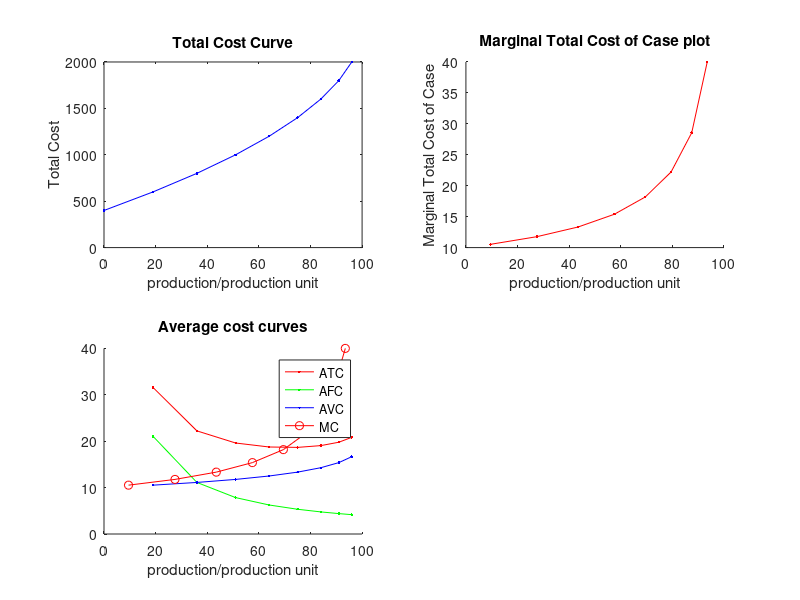

Write the MATLAB code that produced this figure.
% house keeping
clc;clear;close all;fclose('all');

% production vs. labor data
labor = [0 1 2 3 4 5 6 7 8];
prod = [0 19 36 51 64 75 84 91 96];

% fixed cost and labor price
laborPrice = 200;
FC = 400;

% production total cost
VC = labor*laborPrice;
TC = FC+VC;

% plot cost curve, production units on x axis
subplot(2,2,1);
plot(prod,TC,'Marker','.','Color','b');
title('Total Cost Curve');
xlabel('production/production unit');
ylabel('Total Cost');

% compute marginal cost of case curve
subplot(2,2,2);
prodAlt = prod(1:end-1)+diff(prod)/2;
marginalTCOfCase = diff(TC)./diff(prod);
hold on
plot(prodAlt,marginalTCOfCase,'Marker','.','Color','r');
title('Marginal Total Cost of Case plot');
xlabel('production/production unit');
ylabel('Marginal Total Cost of Case');

% compute average total cost, average fixed cost 
% and average variable cost curve

subplot(2,2,3);
ATC = TC./prod;
AFC = ones(1,length(prod))*FC./prod;
AVC = VC./prod;
hold on
plot(prod,ATC,'Marker','.','Color','r');
plot(prod,AFC,'Marker','.','Color','g');
plot(prod,AVC,'Marker','.','Color','b');
plot(prodAlt,marginalTCOfCase,'Marker','o','Color','r');
title('Average cost curves');
xlabel('production/production unit');
legend('ATC','AFC','AVC','MC');
